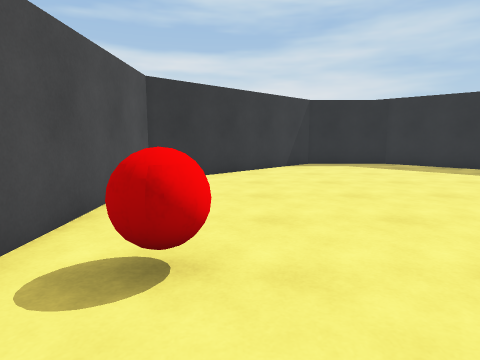
View 1 (above)

12 first-person views from a walk through a Unity game level. The camera is 1.3 m above the floor, tilts 8° down and sees 75° across. The floor is counted in squares, 1 m on a side. Each view is taken from the middle of a square. On the plan, view 1 faces up. The plan holds only what a view shows up to about 14 squares ahead; the rest is blank. The place goes on beyond the plan. The player is left out.

View 2
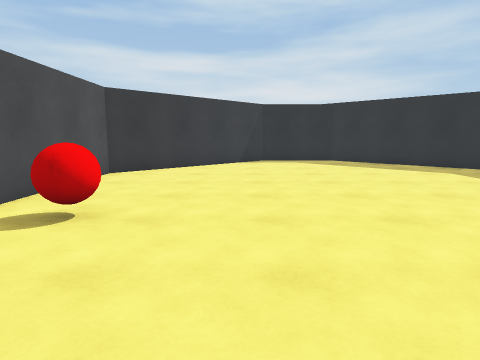

View 3
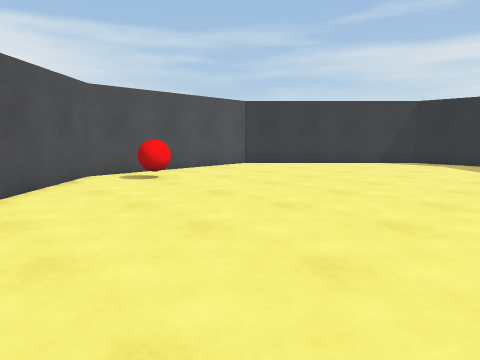

View 4
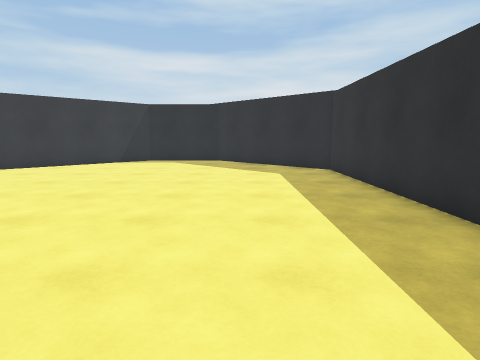

View 5
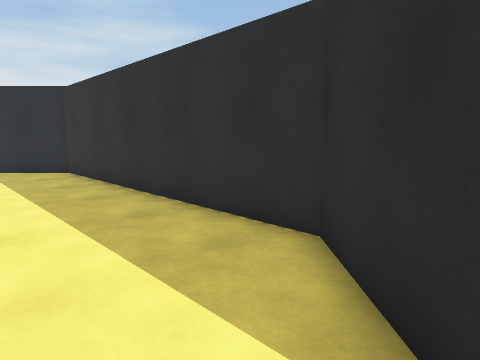

View 6
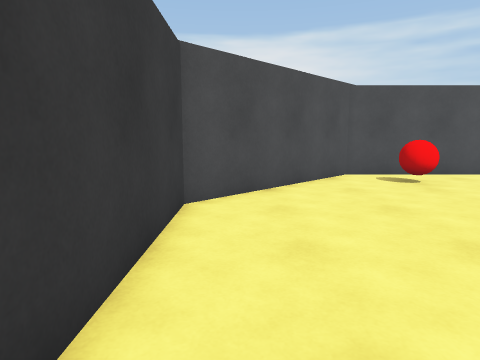

View 7
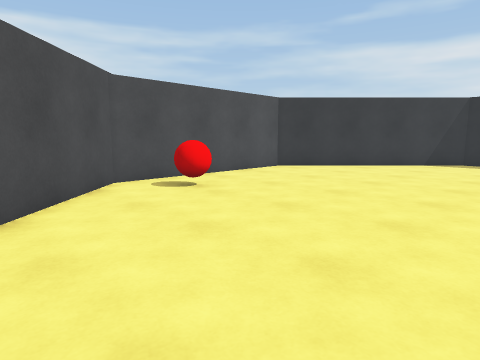

View 8
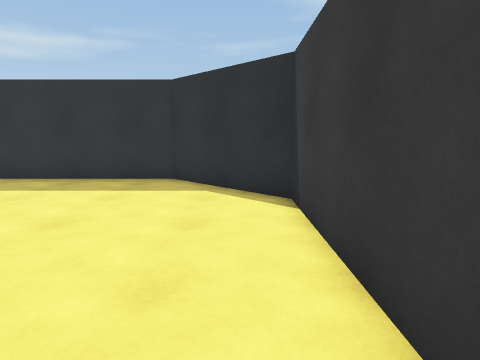

View 9
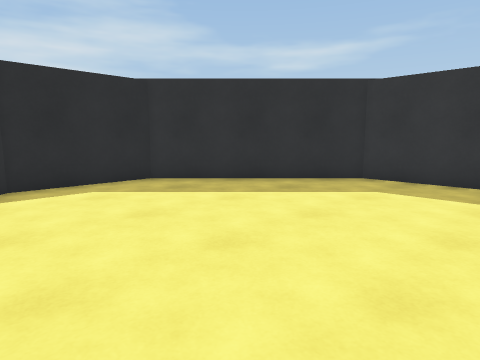

View 10
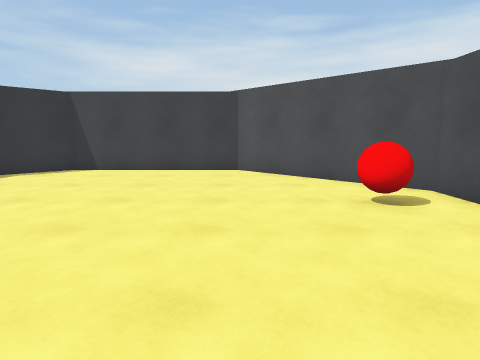

View 11
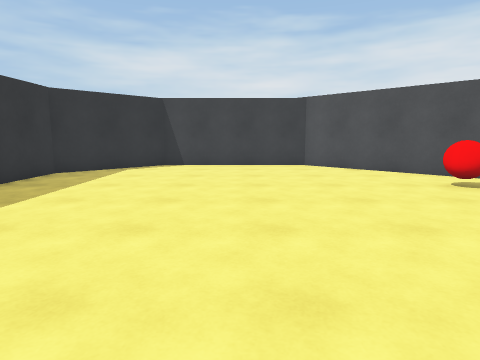

View 12
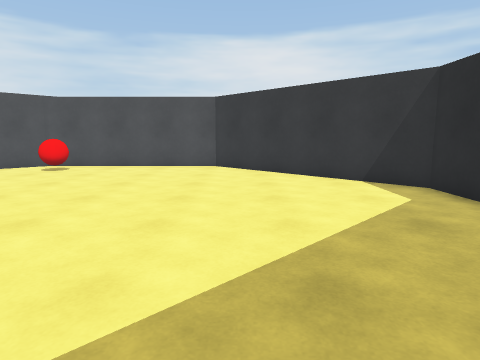

### Floor plan
Points are (right, up) in squares from view 1. A wall is a line through its corners. A room is listed if a view was taken in it or the views show most of it. See-through windows are left out.
Room 1 (views 1, 2, 3, 4, 5, 6, 7, 8, 9, 10, 11, 12)
walls: (11.5, 10.1) (6.9, 14.8) (3.2, 14.8) (-2.6, 9) (-2.6, 1.6) (2.1, -3.1) (8.4, -3.1) (11.5, 0.1) (11.5, 10.1)
objects: other object (-1, 3) to (0, 3)

Where each view was taken, in squares from view 1:
view 1: 0 up, 0 right, facing up
view 2: 2 down, 2 right, facing up
view 3: 2 down, 8 right, facing up-left
view 4: 2 down, 8 right, facing up
view 5: 2 down, 8 right, facing up-right
view 6: 2 down, 8 right, facing left
view 7: 2 down, 6 right, facing up-left
view 8: 2 down, 2 right, facing right
view 9: 6 up, 2 right, facing up-right
view 10: 9 up, 2 right, facing down
view 11: 11 up, 5 right, facing down
view 12: 10 up, 11 right, facing left
